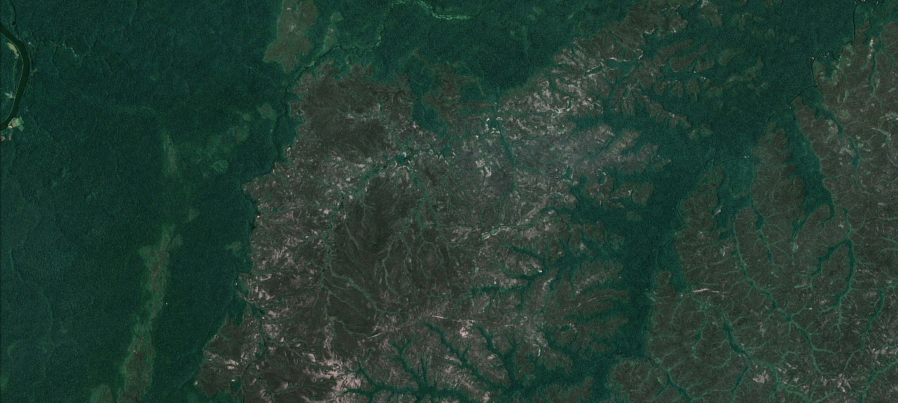
#> input picture 1975.png, 1795 x 805 px (shown at 1/2 size)
$ jupyter execute TreeDetectionClassic.ipynb
#> lines starting #> are read from the running program, lines starting #| are printed output that depends on the picture; after the words box and inside, x2 and y2 are one past the last pixel; in counts of white or black regions, pixels touching at a corner belong together
[cell 1]
import cv2
import numpy as np
import matplotlib.pyplot as plt
import skimage.io as io

Importando as bibliotecas necessárias

[cell 2]
imagem1 = cv2.imread(r'1975.png')
#> imagem1 is the input picture: shape (805, 1795, 3); mean B, G, R 51.3, 61.7, 36.5
imagem1 = cv2.cvtColor(imagem1, cv2.COLOR_BGR2RGB)

imagem2 = cv2.imread(r'2003.png')
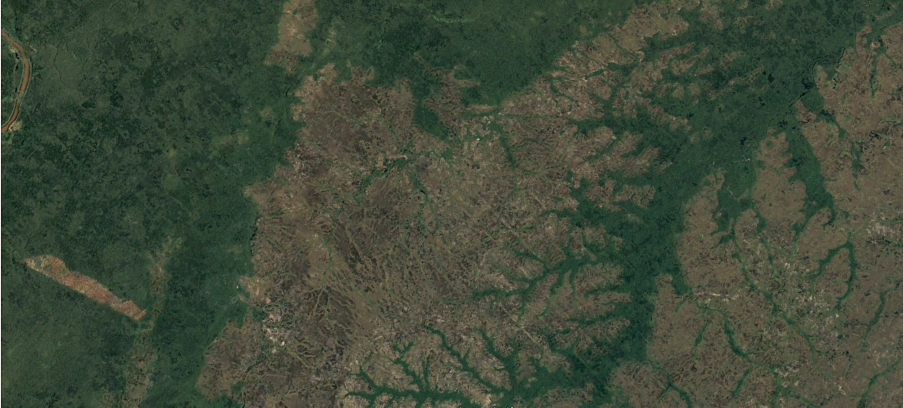
#> input picture 2003.png, 1806 x 815 px (shown at 1/2 size)
#> imagem2 is the input picture: shape (815, 1806, 3); mean B, G, R 56.5, 74.5, 63.6
imagem2 = cv2.cvtColor(imagem2, cv2.COLOR_BGR2RGB)

Lendo a imagem antiga e a imagem atual da área

[cell 3]
def contarArvores(imagem):
  imagem_cinza = cv2.cvtColor(imagem, cv2.COLOR_RGB2GRAY)
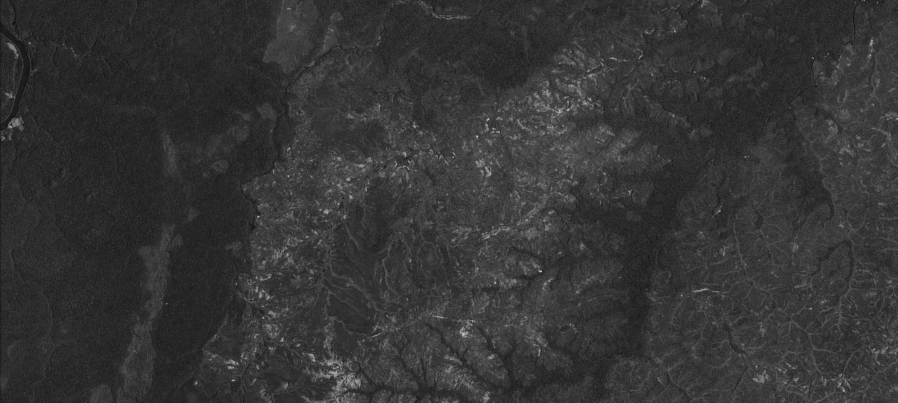
#> imagem_cinza: shape (805, 1795) (shown at 1/2 size); min 8, max 212, mean 53

  imagem_suavizada = cv2.blur(imagem_cinza, (1,1))

  _, imagem_limiar = cv2.threshold(imagem_suavizada, 40, 10, cv2.THRESH_BINARY)
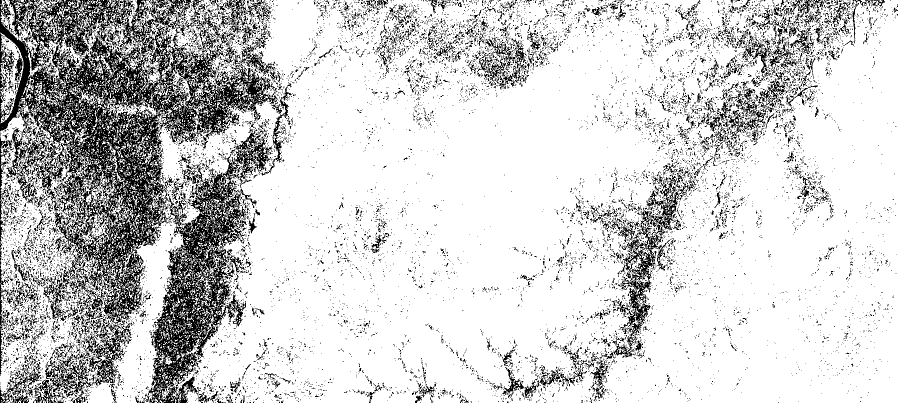
#> imagem_limiar: shape (805, 1795) (shown at 1/2 size); values 0 (black) and 10 (white), 81.1% white; black in thin lines or dots

  contornos, _ = cv2.findContours(imagem_limiar, cv2.RETR_TREE, cv2.CHAIN_APPROX_SIMPLE)
#> contornos = 23524 contours, 21612 with area under 20; largest, box (x1, y1, x2, y2) and area: (0, 0, 1795, 805) 1229367, (1, 0, 330, 181) 11920, (1226, 496, 1312, 717) 5818, (170, 649, 265, 773) 4090, (0, 65, 47, 247) 4064

  imagem_contorno = imagem.copy()
  contador = 0

  for contorno in contornos:
      (x,y,w,h) = cv2.boundingRect(contorno)

      area = cv2.contourArea(contorno)

      if area > 0 and area < 1000 :
          razao_contorno = w/h

          if razao_contorno > 0.01 and razao_contorno < 5:

              cv2.circle(imagem_contorno, (x,y), 1, (0,255,0), 2)
              contador += 1
#> this loop made 23524 passes
#> (x, y, w, h, area, razao_contorno) on passes 48, 50, 63, 64: (10, 794, 17, 11, 62.5, 1.55), (98, 793, 12, 12, 32, 1), (1, 788, 10, 16, 22, 0.625), (357, 786, 8, 17, 22.5, 0.471)
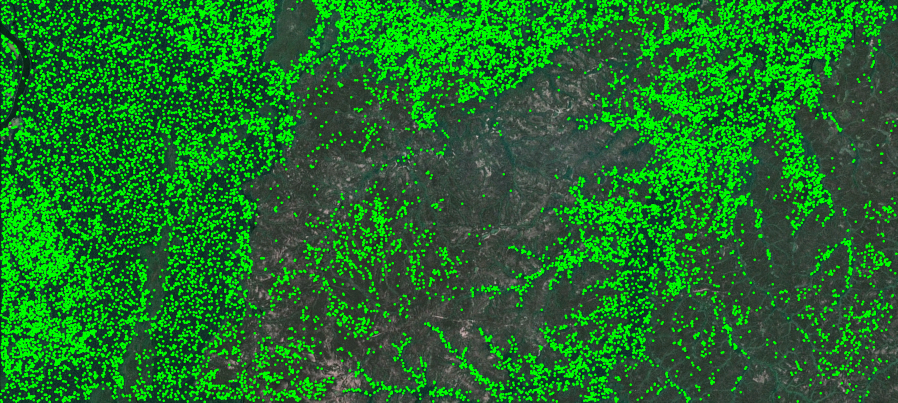
#> imagem_contorno: shape (805, 1795, 3) (shown at 1/2 size); mean R, G, B 30.5, 111.2, 39.9
#> after the loop, contador = 21425

  plt.imshow(imagem_contorno, cmap='gray')
  return contador

Definindo uma função que vai buscar os contornos da imagem e fazer a contagem para cada imagem

[cell 4]
arvores1 = contarArvores(imagem1)
#> arvores1 = 21425

print('Arvores imagem 1: ', arvores1)
#| Arvores imagem 1:  21425

[cell 5]
arvores2 = contarArvores(imagem2)
#> in contarArvores (call 2), `imagem_cinza = cv2.cvtColor(imagem, cv2.COLOR_RGB2GRAY)`:
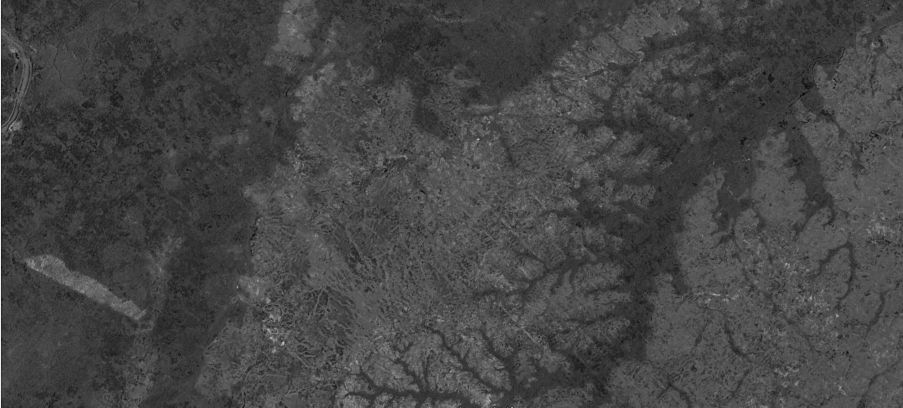
#> imagem_cinza: shape (815, 1806) (shown at 1/2 size); min 0, max 243, mean 69.2
#> in contarArvores (call 2), `_, imagem_limiar = cv2.threshold(imagem_suavizada, 40, 10, cv2.THRESH_..`:
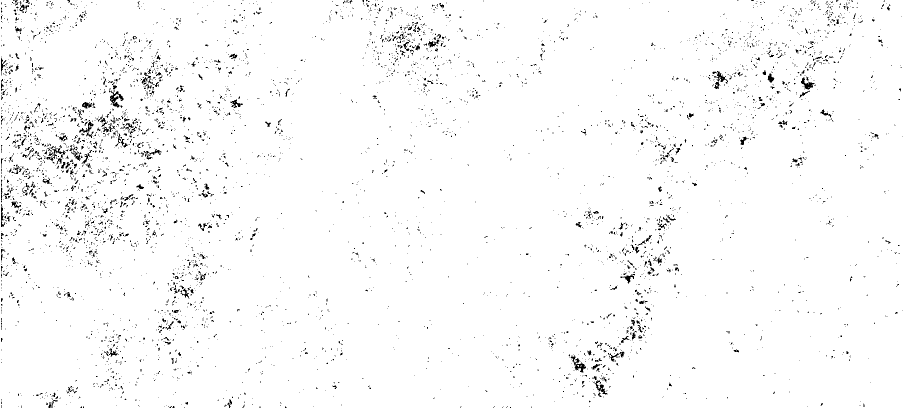
#> imagem_limiar: shape (815, 1806) (shown at 1/2 size); values 0 (black) and 10 (white), 97.7% white; black in thin lines or dots
#> in contarArvores (call 2), `contornos, _ = cv2.findContours(imagem_limiar, cv2.RETR_TREE, cv2.CHAI..`: contornos = 5712 contours, 5153 with area under 20; largest, box (x1, y1, x2, y2) and area: (0, 0, 1806, 815) 1468917, (219, 181, 248, 216) 449, (1140, 710, 1173, 746) 444, (1427, 141, 1457, 179) 400, (92, 293, 132, 324) 316
#> the loop in contarArvores (call 2), `for contorno in contornos:` made 5712 passes
#> contorno on passes 11, 13, 14: [[625, 812], [626, 811], [627, 812], [626, 813]], [[278, 812], [279, 811], [280, 812], [279, 813]], [[107, 812], [108, 811], [109, 812], [108, 813]]
#> after the loop in contarArvores (call 2), `for contorno in contornos:`:
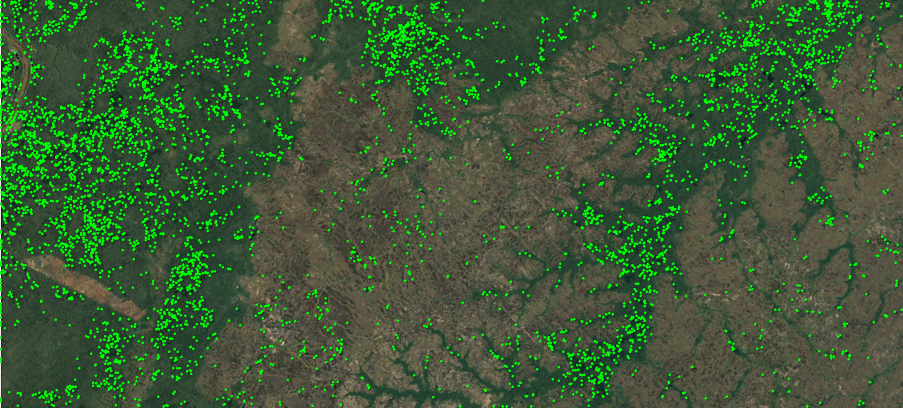
#> imagem_contorno: shape (815, 1806, 3) (shown at 1/2 size); mean R, G, B 60.7, 88.4, 53.3
print('Arvores imagem 2: ', arvores2)
#| Arvores imagem 2:  5684

[cell 6]
diff = abs(arvores1 - arvores2)
print(diff)
#| 15741

if diff >= 500 and diff <= 1000:
  print('Desmatamento leve')
elif diff > 1000 and diff <= 2000:
   print('Desmatamento moderado')
else:
  print('Desmatamento elevado')
